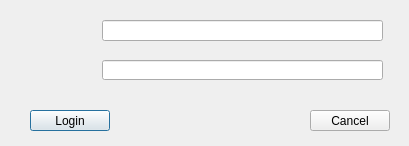
<?xml version="1.0" encoding="UTF-8"?>
<ui version="4.0">
 <class>LoginDialog</class>
 <widget class="QDialog" name="LoginDialog">
  <property name="geometry">
   <rect>
    <x>0</x>
    <y>0</y>
    <width>409</width>
    <height>146</height>
   </rect>
  </property>
  <property name="windowTitle">
   <string>Dialog</string>
  </property>
  <widget class="QLineEdit" name="lineEdit">
   <property name="geometry">
    <rect>
     <x>102</x>
     <y>20</y>
     <width>281</width>
     <height>21</height>
    </rect>
   </property>
  </widget>
  <widget class="QLineEdit" name="lineEdit_2">
   <property name="geometry">
    <rect>
     <x>102</x>
     <y>60</y>
     <width>281</width>
     <height>20</height>
    </rect>
   </property>
  </widget>
  <widget class="QPushButton" name="pushButton">
   <property name="geometry">
    <rect>
     <x>30</x>
     <y>110</y>
     <width>80</width>
     <height>21</height>
    </rect>
   </property>
   <property name="text">
    <string>Login</string>
   </property>
  </widget>
  <widget class="QPushButton" name="pushButton_2">
   <property name="geometry">
    <rect>
     <x>310</x>
     <y>110</y>
     <width>80</width>
     <height>21</height>
    </rect>
   </property>
   <property name="text">
    <string>Cancel</string>
   </property>
  </widget>
 </widget>
 <resources/>
 <connections/>
</ui>
